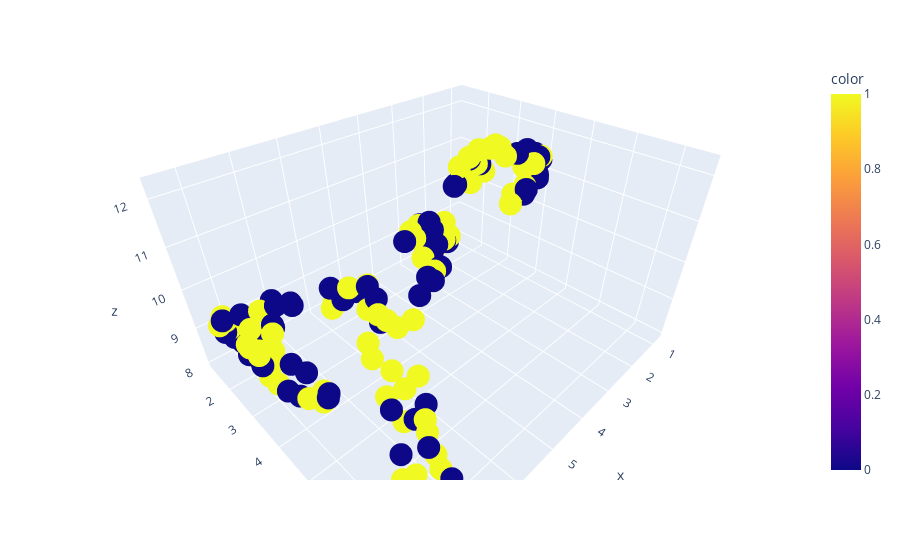

The cell this chart's notebook holds for it:
### Code cell
method = UMAP(n_components = 3, random_state = settings.RANDOM_STATE)
plot_data = method.fit_transform(transformed_X)
fig = px.scatter_3d(x = plot_data[:, 0], y = plot_data[:, 1], z = plot_data[:, 2], color = clusters)
fig.show()

### Figure 1 — Plotly figure (JSON) as saved in the notebook; plotly's stock layout.template omitted (floating-point values rounded to 4 significant figures; data arrays with more than 128 entries replaced by an {"elided": "..."} marker saying what was removed)
{"data": [{"hovertemplate": "x=%{x}<br>y=%{y}<br>z=%{z}<br>color=%{marker.color}<extra></extra>", "legendgroup": "", "marker": {"color": {"elided": "147 int values"}, "coloraxis": "coloraxis", "symbol": "circle"}, "mode": "markers", "name": "", "scene": "scene", "showlegend": false, "type": "scatter3d", "x": {"elided": "147 float values"}, "y": {"elided": "147 float values"}, "z": {"elided": "147 float values"}}], "layout": {"autosize": true, "coloraxis": {"colorbar": {"title": {"text": "color"}}, "colorscale": [[0, "#0d0887"], [0.1111, "#46039f"], [0.2222, "#7201a8"], [0.3333, "#9c179e"], [0.4444, "#bd3786"], [0.5556, "#d8576b"], [0.6667, "#ed7953"], [0.7778, "#fb9f3a"], [0.8889, "#fdca26"], [1, "#f0f921"]]}, "legend": {"tracegroupgap": 0}, "margin": {"t": 60}, "scene": {"aspectmode": "auto", "aspectratio": {"x": 1.287, "y": 1.064, "z": 0.7306}, "camera": {"center": {"x": 0, "y": 0, "z": 0}, "eye": {"x": 0.9606, "y": 0.9606, "z": 0.9606}, "projection": {"type": "perspective"}, "up": {"x": 0, "y": 0, "z": 1}}, "domain": {"x": [0, 1], "y": [0, 1]}, "xaxis": {"title": {"text": "x"}, "type": "linear"}, "yaxis": {"title": {"text": "y"}, "type": "linear"}, "zaxis": {"title": {"text": "z"}, "type": "linear"}}}}
